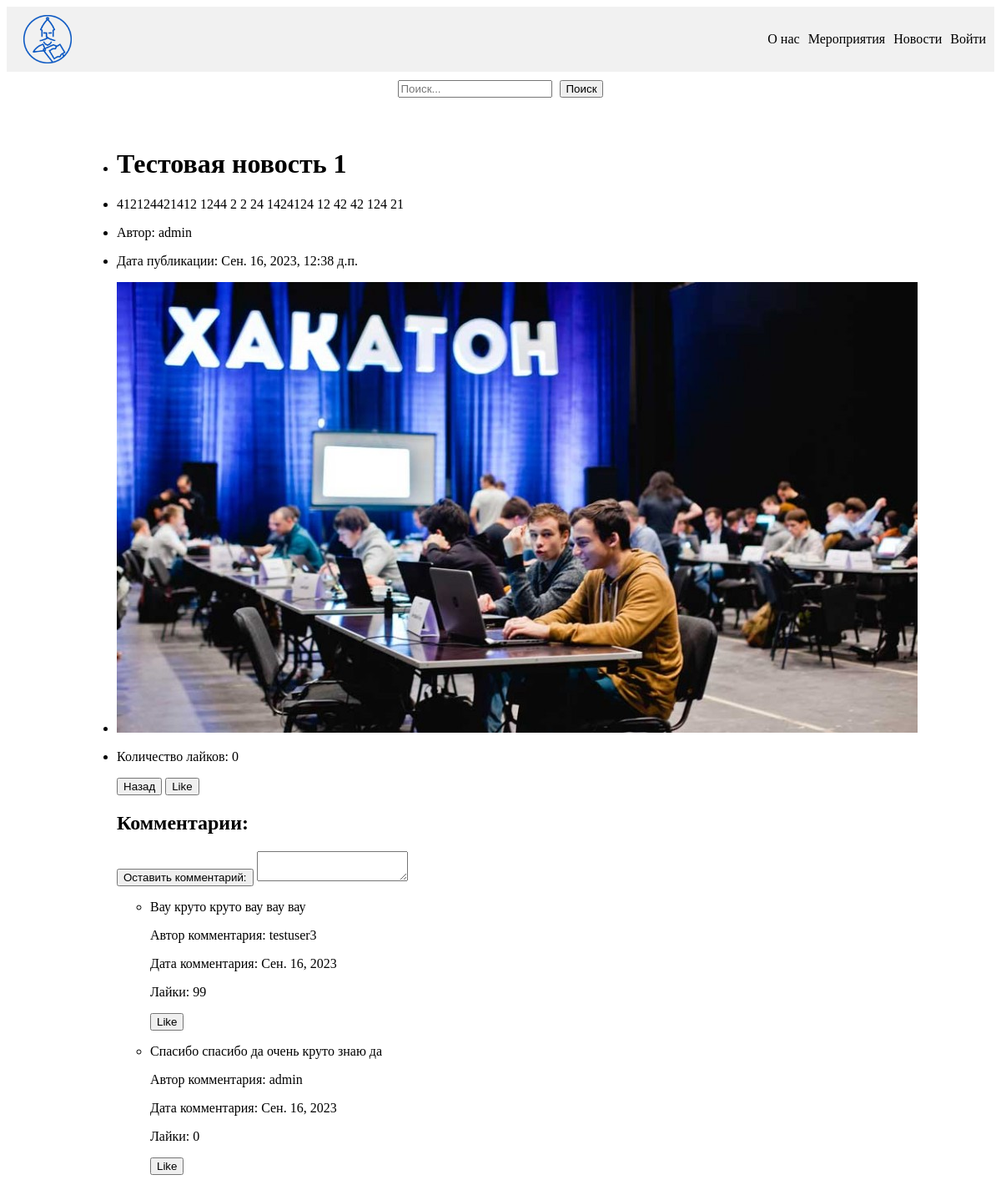
/12/, run on an earlier commit of the app's database.
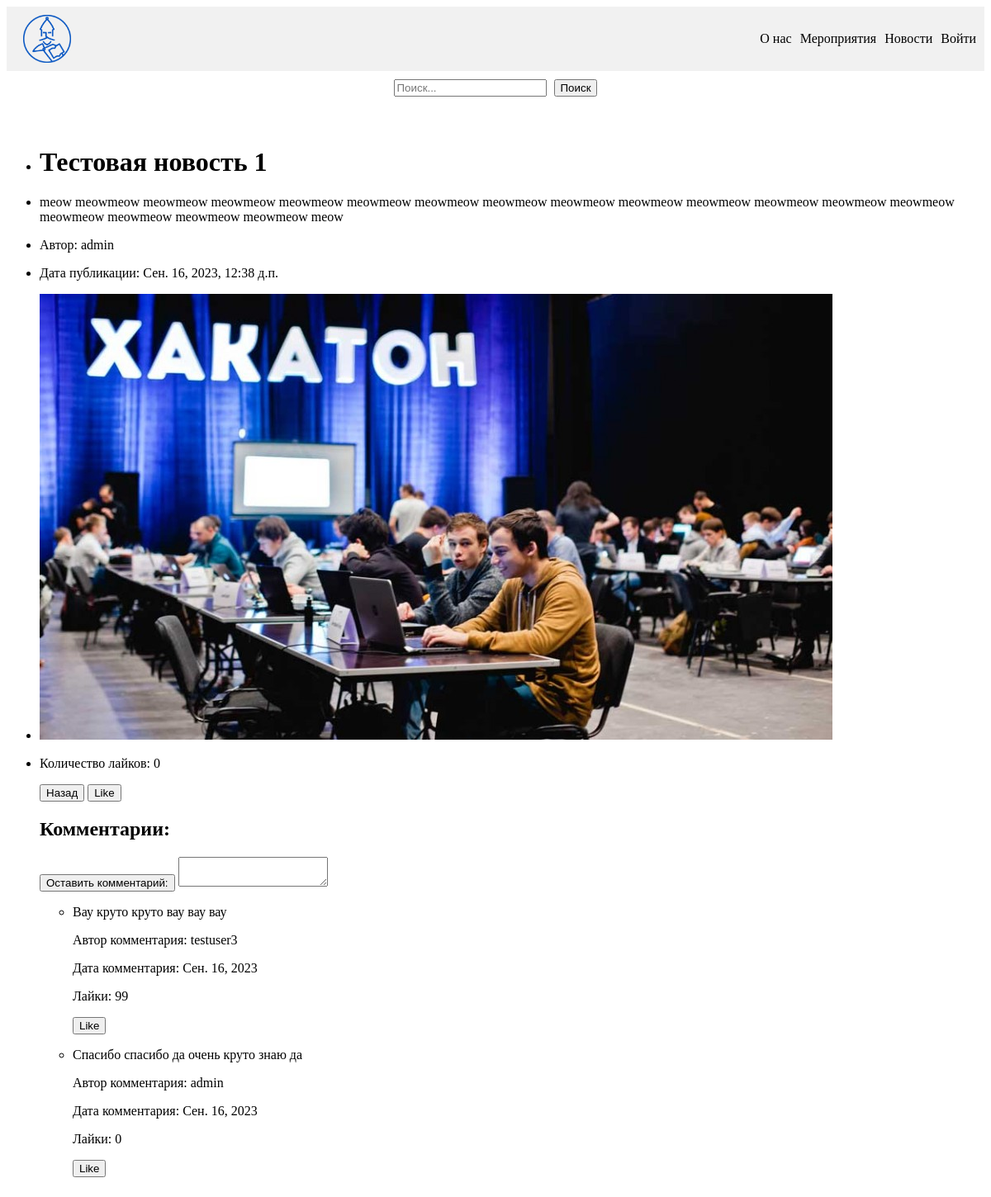
And on a later commit of the database.
### main/models.py (models this page shows, shortened)
class News(models.Model):
    title = models.CharField(max_length=200)
    content = models.TextField()
    author = models.ForeignKey('auth.User', on_delete=models.CASCADE)
    date_published = models.DateTimeField(auto_now_add=True)
    photo = models.ImageField(upload_to='image/%Y', default='image/news_def.jpg', null=True, blank=True)
    like_count = models.PositiveIntegerField(default=0)

### main/views.py (the view)
# urls.py: path('<int:pk>/', views.news_detail, name='news_detail'),
def news_detail(request, pk):
    post = News.objects.get(id=pk)
    return render(request, 'main/news_detail.html', {'post': post})

### main/templates/main/news_detail.html (shortened to what this page needs)
{% extends 'main/base.html' %}
{% block content %}
<ul>
   <li> <h1>{{ post.title }}</h1></li>
   <li> <p>{{ post.content }}</p></li>
   <li> <p>Автор: {{ post.author }}</p></li>
   <li> <p>Дата публикации: {{ post.date_published }}</p></li>
   <li> <img src="{{ post.photo.url }}" alt="Фото новости"></li>
   <li> <p>Количество лайков: {{ post.like_count }}</p></li>
   <button onclick="history.go(-1);">Назад</button>
   <button type="button" onclick="">Like</button>
   <h2>Комментарии: </h2>
       <div>
        <button><label>Оставить комментарий: </label></button>
        <textarea name="content"></textarea>
      </div>
    <ul>
    {% for comment in post.comment_set.all %}
         <p><li>{{ comment.content }}</li></p>
          <p>Автор комментария: {{ comment.user }}</p>
          <p>Дата комментария: {{ comment.date_posted }}</p>
          <p>Лайки: {{ comment.like_count }}</p>
          <button type="button" onclick="">Like</button>
    {% endfor %}
  </ul>
</ul>
{% endblock %}

What changed in the data, as far as the page shows it:
changed News "Тестовая новость 1": content "412124421412 1244 2 2 24 1424124 12 42 42 124 21" → "meow meowmeow meowmeow meowmeow meowmeow meowmeow meowmeow meowmeow meowmeow meowmeow meowmeow meowmeow meowmeow meowmeow meowmeow meowmeow meowmeow meowmeow meow"
